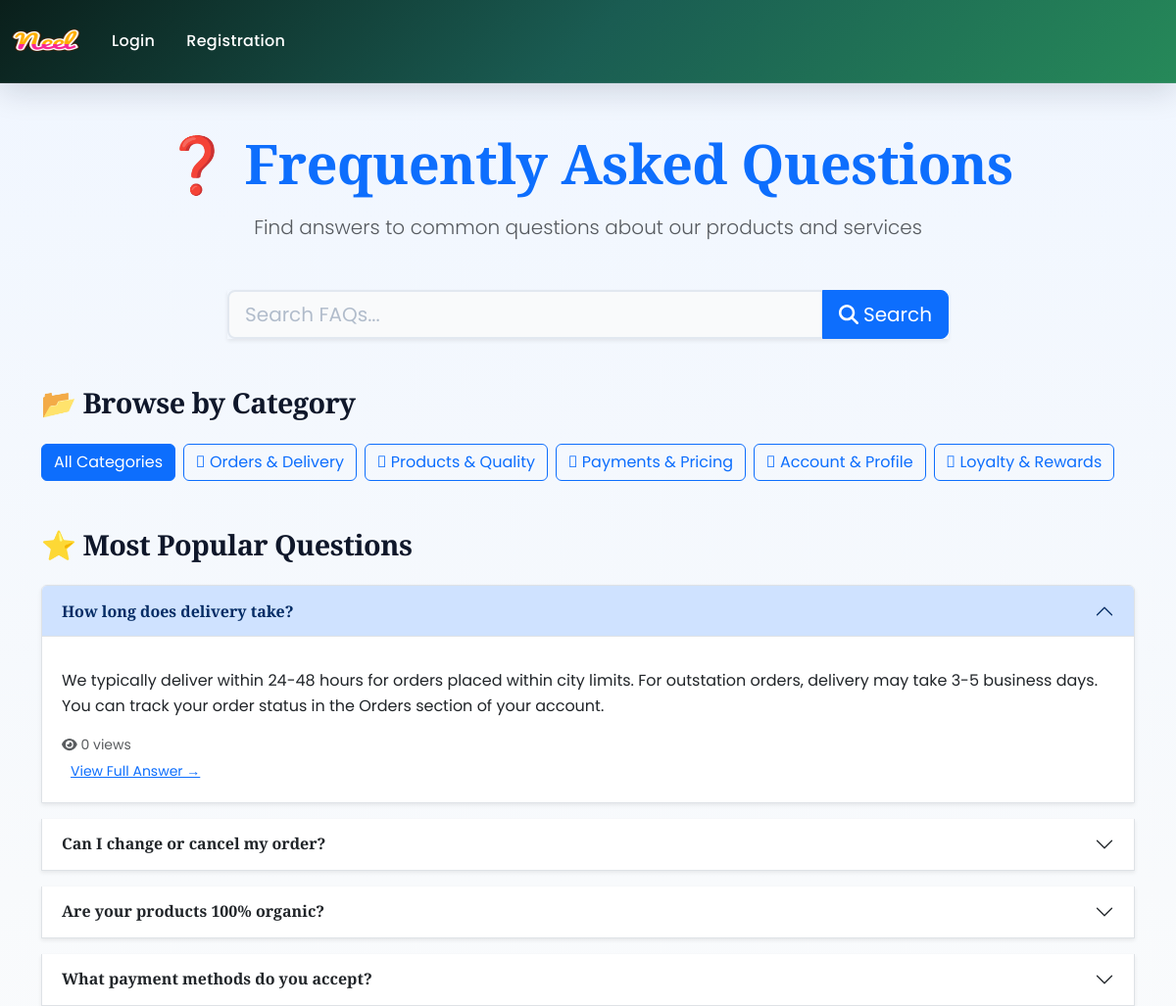
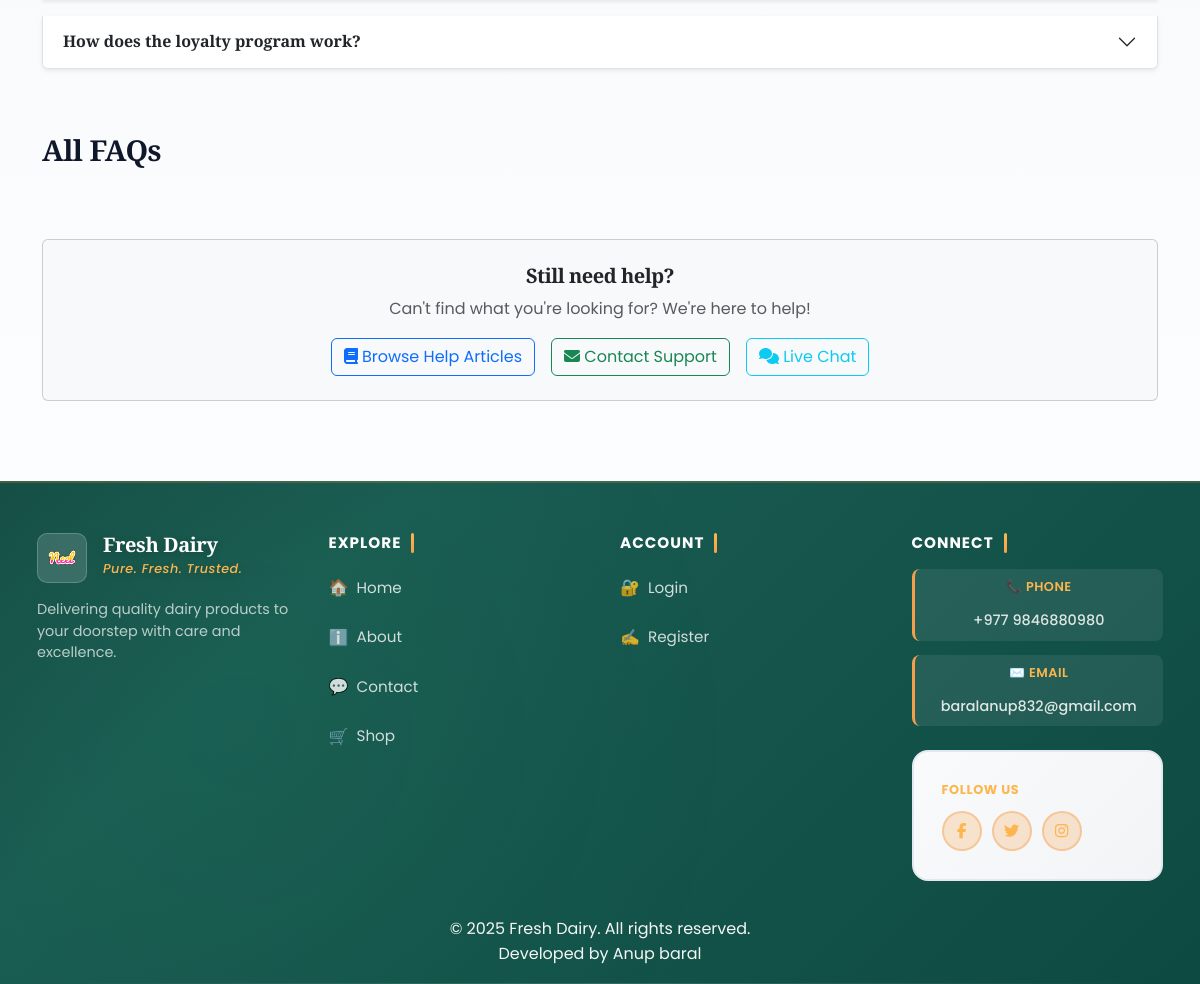
Screenshot of /faq/ with the database file from the repository (2 pictures, top to bottom).
### app/models.py (models this page shows, shortened)
class FAQCategory(models.Model):
    name = models.CharField(max_length=100)
    slug = models.SlugField(unique=True)
    description = models.TextField(blank=True)
    icon = models.CharField(max_length=50, blank=True, help_text="Font Awesome icon class (e.g., fa-shopping-cart)")
    order = models.PositiveIntegerField(default=0, help_text="Display order (lower numbers first)")
    is_active = models.BooleanField(default=True)
    created_at = models.DateTimeField(auto_now_add=True)
    class Meta:
        verbose_name = "FAQ Category"
        verbose_name_plural = "FAQ Categories"
        ordering = ['order', 'name']

class FAQ(models.Model):
    category = models.ForeignKey(FAQCategory, on_delete=models.CASCADE, related_name='faqs')
    question = models.CharField(max_length=300)
    answer = models.TextField()
    order = models.PositiveIntegerField(default=0, help_text="Display order within category")
    is_featured = models.BooleanField(default=False, help_text="Show on homepage/main FAQ page")
    views = models.PositiveIntegerField(default=0)
    helpful_count = models.PositiveIntegerField(default=0)
    not_helpful_count = models.PositiveIntegerField(default=0)
    is_active = models.BooleanField(default=True)
    created_at = models.DateTimeField(auto_now_add=True)
    updated_at = models.DateTimeField(auto_now=True)
    class Meta:
        verbose_name = "FAQ"
        verbose_name_plural = "FAQs"
        ordering = ['category', 'order', '-is_featured', 'question']

### app/views.py (the view)
# urls.py: path('faq/', views.faq_center, name='faq-center'),
def faq_center(request):
    search_query = request.GET.get('q', '').strip()
    category_slug = request.GET.get('category', '')
    categories = FAQCategory.objects.filter(is_active=True)
    faqs = FAQ.objects.filter(is_active=True)
    if search_query:
        faqs = faqs.filter(
            Q(question__icontains=search_query) |
            Q(answer__icontains=search_query)
        )
    if category_slug:
        faqs = faqs.filter(category__slug=category_slug)
    featured_faqs = None
    if not search_query and not category_slug:
        featured_faqs = FAQ.objects.filter(is_active=True, is_featured=True)[:5]
    totalitem = 0
    if request.user.is_authenticated:
        totalitem = len(Cart.objects.filter(user=request.user))
    context = {
        'categories': categories,
        'faqs': faqs,
        'featured_faqs': featured_faqs,
        'search_query': search_query,
        'selected_category': category_slug,
        'totalitem': totalitem,
    }
    return render(request, 'app/faq_center.html', context)

### app/context_processors.py (called while the page is built)
def cart_item_count(request):
    totalitem = 0
    if request.user.is_authenticated:
        totalitem = Cart.objects.filter(user=request.user).count()
    return {'totalitem': totalitem}

### app/templates/app/faq_center.html (shortened to what this page needs)
{% extends 'app/base.html' %}
{% load static %}
{% block main-content %}
<div class="container my-5">
    <div class="text-center mb-5">
        <h1 class="display-4 fw-bold text-primary mb-3">❓ Frequently Asked Questions</h1>
        <p class="lead text-muted">Find answers to common questions about our products and services</p>
    </div>
    <div class="row justify-content-center mb-5">
        <div class="col-md-8">
            <form method="get" action="{% url 'faq-center' %}">
                <div class="input-group input-group-lg shadow-sm">
                    <input type="text" class="form-control" name="q" placeholder="Search FAQs..."
                           value="{{ search_query }}" aria-label="Search FAQs">
                    <button class="btn btn-primary" type="submit">
                        <i class="fas fa-search"></i> Search
                    </button>
                </div>
            </form>
        </div>
    </div>
    {% if categories %}
    <div class="row mb-5">
        <div class="col-12">
            <h3 class="mb-4">📂 Browse by Category</h3>
            <div class="d-flex flex-wrap gap-2">
                <a href="{% url 'faq-center' %}" class="btn {% if not selected_category %}btn-primary{% else %}btn-outline-primary{% endif %}">
                    All Categories
                </a>
                {% for category in categories %}
                <a href="{% url 'faq-center' %}?category={{ category.slug }}"
                   class="btn {% if selected_category == category.slug %}btn-primary{% else %}btn-outline-primary{% endif %}">
                    {% if category.icon %}<i class="{{ category.icon }}"></i>{% endif %}
                    {{ category.name }}
                </a>
                {% endfor %}
            </div>
        </div>
    </div>
    {% endif %}
    {% if featured_faqs %}
    <div class="row mb-5">
        <div class="col-12">
            <h3 class="mb-4">⭐ Most Popular Questions</h3>
            <div class="accordion" id="featuredFAQAccordion">
                {% for faq in featured_faqs %}
                <div class="accordion-item shadow-sm mb-3">
                    <h2 class="accordion-header" id="featured-heading{{ faq.id }}">
                        <button class="accordion-button {% if not forloop.first %}collapsed{% endif %}"
                                type="button" data-bs-toggle="collapse"
                                data-bs-target="#featured-collapse{{ faq.id }}"
                                aria-expanded="{% if forloop.first %}true{% else %}false{% endif %}"
                                aria-controls="featured-collapse{{ faq.id }}">
                            <strong>{{ faq.question }}</strong>
                        </button>
                    </h2>
                    <div id="featured-collapse{{ faq.id }}"
                         class="accordion-collapse collapse {% if forloop.first %}show{% endif %}"
                         aria-labelledby="featured-heading{{ faq.id }}"
                         data-bs-parent="#featuredFAQAccordion">
                        <div class="accordion-body">
                            <p>{{ faq.answer|linebreaks }}</p>
                            <div class="text-muted small">
                                <i class="fas fa-eye"></i> {{ faq.views }} views
                            </div>
                            <a href="{% url 'faq-detail' faq.id %}" class="btn btn-sm btn-link">View Full Answer →</a>
                        </div>
                    </div>
                </div>
                {% endfor %}
            </div>
        </div>
    </div>
    {% endif %}
    {% if faqs %}
    <div class="row">
        <div class="col-12">
            <h3 class="mb-4">
                {% if search_query %}
                    Search Results for "{{ search_query }}" ({{ faqs.count }})
                {% elif selected_category %}
                    FAQs in {{ selected_category|title }}
                {% else %}
                    All FAQs
                {% endif %}
            </h3>
        </div>
    </div>
    {% elif search_query %}
    <div class="alert alert-info text-center">
        <i class="fas fa-info-circle"></i> No results found for "{{ search_query }}". Try different keywords.
    </div>
    {% endif %}
    <div class="row mt-5">
        <div class="col-12">
            <div class="card bg-light">
                <div class="card-body text-center py-4">
                    <h5 class="card-title">Still need help?</h5>
                    <p class="card-text text-muted">Can't find what you're looking for? We're here to help!</p>
                    <div class="d-flex justify-content-center gap-3 flex-wrap">
                        <a href="{% url 'help-center' %}" class="btn btn-outline-primary">
                            <i class="fas fa-book"></i> Browse Help Articles
                        </a>
                        <a href="{% url 'contact' %}" class="btn btn-outline-success">
                            <i class="fas fa-envelope"></i> Contact Support
                        </a>
                        <a href="{% url 'live-chat' %}" class="btn btn-outline-info">
                            <i class="fas fa-comments"></i> Live Chat
                        </a>
                    </div>
                </div>
            </div>
        </div>
    </div>
</div>
{% endblock main-content %}

### rows the page displays
FAQCategory: name "Orders & Delivery"
FAQCategory: name "Products & Quality"
FAQCategory: name "Payments & Pricing"
FAQCategory: name "Account & Profile"
FAQCategory: name "Loyalty & Rewards"
FAQ: question "How long does delivery take?", answer "We typically deliver within 24-48 hours for orders placed within city limits. For outstation orders, delivery may take 3-5 business days. You can track your order status in the Orders section of your account.", views "0"
FAQ: question "Can I change or cancel my order?"
FAQ: question "Are your products 100% organic?"
FAQ: question "What payment methods do you accept?"
FAQ: question "How does the loyalty program work?"
